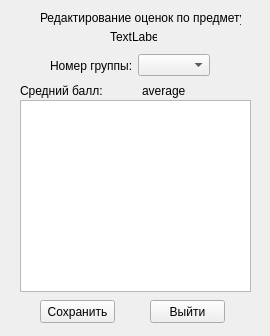
<?xml version="1.0" encoding="UTF-8"?>
<ui version="4.0">
 <class>ProffInterface</class>
 <widget class="QWidget" name="ProffInterface">
  <property name="geometry">
   <rect>
    <x>0</x>
    <y>0</y>
    <width>270</width>
    <height>336</height>
   </rect>
  </property>
  <property name="windowTitle">
   <string>Интерфейс преподавателя</string>
  </property>
  <widget class="QLabel" name="label">
   <property name="geometry">
    <rect>
     <x>40</x>
     <y>10</y>
     <width>201</width>
     <height>16</height>
    </rect>
   </property>
   <property name="text">
    <string>Редактирование оценок по предмету:</string>
   </property>
  </widget>
  <widget class="QPushButton" name="ExitButton">
   <property name="geometry">
    <rect>
     <x>150</x>
     <y>300</y>
     <width>75</width>
     <height>23</height>
    </rect>
   </property>
   <property name="text">
    <string>Выйти</string>
   </property>
  </widget>
  <widget class="QPushButton" name="saveButton">
   <property name="geometry">
    <rect>
     <x>40</x>
     <y>300</y>
     <width>75</width>
     <height>23</height>
    </rect>
   </property>
   <property name="text">
    <string>Сохранить</string>
   </property>
  </widget>
  <widget class="QTableWidget" name="GrMarksWidget">
   <property name="geometry">
    <rect>
     <x>20</x>
     <y>100</y>
     <width>231</width>
     <height>192</height>
    </rect>
   </property>
  </widget>
  <widget class="QWidget" name="horizontalLayoutWidget">
   <property name="geometry">
    <rect>
     <x>50</x>
     <y>50</y>
     <width>160</width>
     <height>31</height>
    </rect>
   </property>
   <layout class="QHBoxLayout" name="horizontalLayout_3">
    <item>
     <widget class="QLabel" name="label_4">
      <property name="text">
       <string>Номер группы:</string>
      </property>
     </widget>
    </item>
    <item>
     <widget class="QComboBox" name="grBox"/>
    </item>
   </layout>
  </widget>
  <widget class="QLabel" name="sub">
   <property name="geometry">
    <rect>
     <x>110</x>
     <y>30</y>
     <width>47</width>
     <height>13</height>
    </rect>
   </property>
   <property name="text">
    <string>TextLabel</string>
   </property>
  </widget>
  <widget class="QWidget" name="horizontalLayoutWidget_2">
   <property name="geometry">
    <rect>
     <x>20</x>
     <y>80</y>
     <width>237</width>
     <height>21</height>
    </rect>
   </property>
   <layout class="QHBoxLayout" name="horizontalLayout_4">
    <item>
     <widget class="QLabel" name="label_5">
      <property name="text">
       <string>Средний балл:</string>
      </property>
     </widget>
    </item>
    <item>
     <widget class="QLabel" name="averageLabel">
      <property name="text">
       <string>average</string>
      </property>
     </widget>
    </item>
   </layout>
  </widget>
 </widget>
 <resources/>
 <connections/>
</ui>
